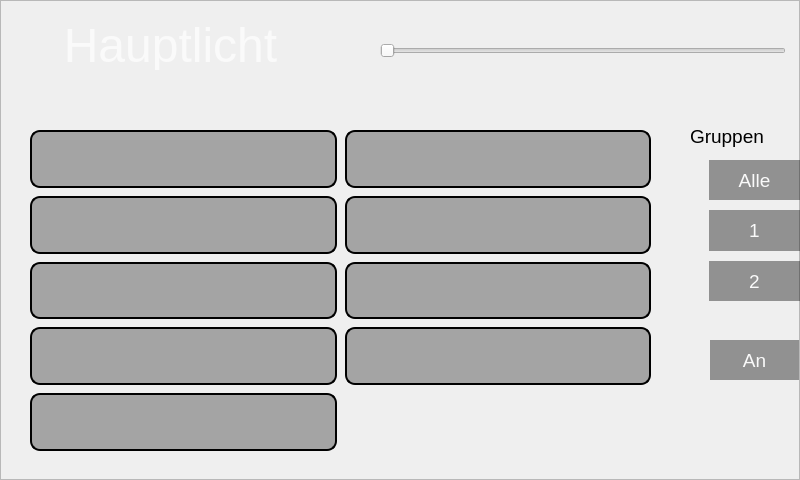
<?xml version="1.0" encoding="UTF-8"?>
<ui version="4.0">
 <class>EinstellungHauptlicht</class>
 <widget class="QDialog" name="EinstellungHauptlicht">
  <property name="geometry">
   <rect>
    <x>0</x>
    <y>0</y>
    <width>800</width>
    <height>480</height>
   </rect>
  </property>
  <property name="maximumSize">
   <size>
    <width>800</width>
    <height>480</height>
   </size>
  </property>
  <property name="windowTitle">
   <string>Dialog</string>
  </property>
  <property name="styleSheet">
   <string notr="true"/>
  </property>
  <widget class="QLabel" name="label">
   <property name="geometry">
    <rect>
     <x>0</x>
     <y>20</y>
     <width>341</width>
     <height>50</height>
    </rect>
   </property>
   <property name="font">
    <font>
     <pointsize>36</pointsize>
     <weight>50</weight>
     <bold>false</bold>
    </font>
   </property>
   <property name="styleSheet">
    <string notr="true">color:rgb(250,250,250);</string>
   </property>
   <property name="text">
    <string>Hauptlicht</string>
   </property>
   <property name="textFormat">
    <enum>Qt::PlainText</enum>
   </property>
   <property name="alignment">
    <set>Qt::AlignCenter</set>
   </property>
  </widget>
  <widget class="QWidget" name="verticalLayoutWidget">
   <property name="geometry">
    <rect>
     <x>709</x>
     <y>160</y>
     <width>91</width>
     <height>141</height>
    </rect>
   </property>
   <layout class="QVBoxLayout" name="verticalLayout">
    <property name="spacing">
     <number>10</number>
    </property>
    <item>
     <widget class="QPushButton" name="pushButton_alle">
      <property name="sizePolicy">
       <sizepolicy hsizetype="Expanding" vsizetype="Expanding">
        <horstretch>0</horstretch>
        <verstretch>0</verstretch>
       </sizepolicy>
      </property>
      <property name="font">
       <font>
        <pointsize>14</pointsize>
       </font>
      </property>
      <property name="focusPolicy">
       <enum>Qt::NoFocus</enum>
      </property>
      <property name="styleSheet">
       <string notr="true">border:none;
background-color:rgba(0,0,0,100);
color:rgb(250,250,250);</string>
      </property>
      <property name="text">
       <string>Alle</string>
      </property>
      <property name="checkable">
       <bool>true</bool>
      </property>
     </widget>
    </item>
    <item>
     <widget class="QPushButton" name="pushButton_Group1">
      <property name="sizePolicy">
       <sizepolicy hsizetype="Expanding" vsizetype="Expanding">
        <horstretch>0</horstretch>
        <verstretch>0</verstretch>
       </sizepolicy>
      </property>
      <property name="font">
       <font>
        <pointsize>14</pointsize>
       </font>
      </property>
      <property name="focusPolicy">
       <enum>Qt::NoFocus</enum>
      </property>
      <property name="styleSheet">
       <string notr="true">border:none;
background-color:rgba(0,0,0,100);
color:rgb(250,250,250);</string>
      </property>
      <property name="text">
       <string>1</string>
      </property>
      <property name="checkable">
       <bool>true</bool>
      </property>
     </widget>
    </item>
    <item>
     <widget class="QPushButton" name="pushButton_Group2">
      <property name="sizePolicy">
       <sizepolicy hsizetype="Expanding" vsizetype="Expanding">
        <horstretch>0</horstretch>
        <verstretch>0</verstretch>
       </sizepolicy>
      </property>
      <property name="font">
       <font>
        <pointsize>14</pointsize>
       </font>
      </property>
      <property name="focusPolicy">
       <enum>Qt::NoFocus</enum>
      </property>
      <property name="styleSheet">
       <string notr="true">border:none;
background-color:rgba(0,0,0,100);
color:rgb(250,250,250);</string>
      </property>
      <property name="text">
       <string>2</string>
      </property>
      <property name="checkable">
       <bool>true</bool>
      </property>
     </widget>
    </item>
   </layout>
  </widget>
  <widget class="QLabel" name="label_2">
   <property name="geometry">
    <rect>
     <x>690</x>
     <y>126</y>
     <width>81</width>
     <height>21</height>
    </rect>
   </property>
   <property name="font">
    <font>
     <pointsize>14</pointsize>
    </font>
   </property>
   <property name="text">
    <string>Gruppen</string>
   </property>
  </widget>
  <widget class="QPushButton" name="pushButton_back">
   <property name="geometry">
    <rect>
     <x>730</x>
     <y>410</y>
     <width>60</width>
     <height>60</height>
    </rect>
   </property>
   <property name="focusPolicy">
    <enum>Qt::NoFocus</enum>
   </property>
   <property name="styleSheet">
    <string notr="true">background-color:rgba(0,0,0,0);</string>
   </property>
   <property name="text">
    <string/>
   </property>
   <property name="icon">
    <iconset resource="bilder.qrc">
     <normaloff>:/bilder/Icons/arrow_left_icon.png</normaloff>:/bilder/Icons/arrow_left_icon.png</iconset>
   </property>
   <property name="iconSize">
    <size>
     <width>50</width>
     <height>50</height>
    </size>
   </property>
   <property name="flat">
    <bool>true</bool>
   </property>
  </widget>
  <widget class="QFrame" name="frame">
   <property name="geometry">
    <rect>
     <x>0</x>
     <y>100</y>
     <width>680</width>
     <height>380</height>
    </rect>
   </property>
   <property name="styleSheet">
    <string notr="true">background-image: url(:/bilder/Icons/back_grundriss.png);</string>
   </property>
   <property name="frameShape">
    <enum>QFrame::NoFrame</enum>
   </property>
   <property name="frameShadow">
    <enum>QFrame::Plain</enum>
   </property>
  </widget>
  <widget class="QWidget" name="gridLayoutWidget">
   <property name="geometry">
    <rect>
     <x>30</x>
     <y>130</y>
     <width>621</width>
     <height>321</height>
    </rect>
   </property>
   <property name="sizePolicy">
    <sizepolicy hsizetype="Expanding" vsizetype="Expanding">
     <horstretch>0</horstretch>
     <verstretch>0</verstretch>
    </sizepolicy>
   </property>
   <layout class="QGridLayout" name="gridLayout">
    <property name="spacing">
     <number>8</number>
    </property>
    <item row="1" column="0">
     <widget class="QPushButton" name="pushButton_2">
      <property name="sizePolicy">
       <sizepolicy hsizetype="Expanding" vsizetype="Expanding">
        <horstretch>0</horstretch>
        <verstretch>0</verstretch>
       </sizepolicy>
      </property>
      <property name="focusPolicy">
       <enum>Qt::NoFocus</enum>
      </property>
      <property name="styleSheet">
       <string notr="true">border: 2px solid black;
border-radius: 10px;
background-color:rgba(0,0,0,80);</string>
      </property>
      <property name="text">
       <string/>
      </property>
      <property name="checkable">
       <bool>true</bool>
      </property>
      <property name="flat">
       <bool>true</bool>
      </property>
     </widget>
    </item>
    <item row="3" column="0">
     <widget class="QPushButton" name="pushButton_4">
      <property name="sizePolicy">
       <sizepolicy hsizetype="Expanding" vsizetype="Expanding">
        <horstretch>0</horstretch>
        <verstretch>0</verstretch>
       </sizepolicy>
      </property>
      <property name="cursor">
       <cursorShape>ArrowCursor</cursorShape>
      </property>
      <property name="focusPolicy">
       <enum>Qt::NoFocus</enum>
      </property>
      <property name="styleSheet">
       <string notr="true">border: 2px solid black;
border-radius: 10px;
background-color:rgba(0,0,0,80);</string>
      </property>
      <property name="text">
       <string/>
      </property>
      <property name="checkable">
       <bool>true</bool>
      </property>
      <property name="flat">
       <bool>true</bool>
      </property>
     </widget>
    </item>
    <item row="0" column="0">
     <widget class="QPushButton" name="pushButton_1">
      <property name="sizePolicy">
       <sizepolicy hsizetype="Expanding" vsizetype="Expanding">
        <horstretch>0</horstretch>
        <verstretch>0</verstretch>
       </sizepolicy>
      </property>
      <property name="focusPolicy">
       <enum>Qt::NoFocus</enum>
      </property>
      <property name="styleSheet">
       <string notr="true">border: 2px solid black;
border-radius: 10px;
background-color:rgba(0,0,0,80);</string>
      </property>
      <property name="text">
       <string/>
      </property>
      <property name="checkable">
       <bool>true</bool>
      </property>
      <property name="flat">
       <bool>true</bool>
      </property>
     </widget>
    </item>
    <item row="4" column="0">
     <widget class="QPushButton" name="pushButton_5">
      <property name="sizePolicy">
       <sizepolicy hsizetype="Expanding" vsizetype="Expanding">
        <horstretch>0</horstretch>
        <verstretch>0</verstretch>
       </sizepolicy>
      </property>
      <property name="focusPolicy">
       <enum>Qt::NoFocus</enum>
      </property>
      <property name="styleSheet">
       <string notr="true">border: 2px solid black;
border-radius: 10px;
background-color:rgba(0,0,0,80);</string>
      </property>
      <property name="text">
       <string/>
      </property>
      <property name="checkable">
       <bool>true</bool>
      </property>
      <property name="flat">
       <bool>true</bool>
      </property>
     </widget>
    </item>
    <item row="2" column="0">
     <widget class="QPushButton" name="pushButton_3">
      <property name="sizePolicy">
       <sizepolicy hsizetype="Expanding" vsizetype="Expanding">
        <horstretch>0</horstretch>
        <verstretch>0</verstretch>
       </sizepolicy>
      </property>
      <property name="focusPolicy">
       <enum>Qt::NoFocus</enum>
      </property>
      <property name="styleSheet">
       <string notr="true">border: 2px solid black;
border-radius: 10px;
background-color:rgba(0,0,0,80);</string>
      </property>
      <property name="text">
       <string/>
      </property>
      <property name="checkable">
       <bool>true</bool>
      </property>
      <property name="flat">
       <bool>true</bool>
      </property>
     </widget>
    </item>
    <item row="0" column="1">
     <widget class="QPushButton" name="pushButton_6">
      <property name="sizePolicy">
       <sizepolicy hsizetype="Expanding" vsizetype="Expanding">
        <horstretch>0</horstretch>
        <verstretch>0</verstretch>
       </sizepolicy>
      </property>
      <property name="focusPolicy">
       <enum>Qt::NoFocus</enum>
      </property>
      <property name="styleSheet">
       <string notr="true">border: 2px solid black;
border-radius: 10px;
background-color:rgba(0,0,0,80);</string>
      </property>
      <property name="text">
       <string/>
      </property>
      <property name="checkable">
       <bool>true</bool>
      </property>
      <property name="flat">
       <bool>true</bool>
      </property>
     </widget>
    </item>
    <item row="1" column="1">
     <widget class="QPushButton" name="pushButton_7">
      <property name="sizePolicy">
       <sizepolicy hsizetype="Expanding" vsizetype="Expanding">
        <horstretch>0</horstretch>
        <verstretch>0</verstretch>
       </sizepolicy>
      </property>
      <property name="focusPolicy">
       <enum>Qt::NoFocus</enum>
      </property>
      <property name="styleSheet">
       <string notr="true">border: 2px solid black;
border-radius: 10px;
background-color:rgba(0,0,0,80);</string>
      </property>
      <property name="text">
       <string/>
      </property>
      <property name="checkable">
       <bool>true</bool>
      </property>
      <property name="flat">
       <bool>true</bool>
      </property>
     </widget>
    </item>
    <item row="2" column="1">
     <widget class="QPushButton" name="pushButton_8">
      <property name="sizePolicy">
       <sizepolicy hsizetype="Expanding" vsizetype="Expanding">
        <horstretch>0</horstretch>
        <verstretch>0</verstretch>
       </sizepolicy>
      </property>
      <property name="focusPolicy">
       <enum>Qt::NoFocus</enum>
      </property>
      <property name="styleSheet">
       <string notr="true">border: 2px solid black;
border-radius: 10px;
background-color:rgba(0,0,0,80);</string>
      </property>
      <property name="text">
       <string/>
      </property>
      <property name="checkable">
       <bool>true</bool>
      </property>
      <property name="flat">
       <bool>true</bool>
      </property>
     </widget>
    </item>
    <item row="3" column="1">
     <widget class="QPushButton" name="pushButton_9">
      <property name="sizePolicy">
       <sizepolicy hsizetype="Expanding" vsizetype="Expanding">
        <horstretch>0</horstretch>
        <verstretch>0</verstretch>
       </sizepolicy>
      </property>
      <property name="focusPolicy">
       <enum>Qt::NoFocus</enum>
      </property>
      <property name="styleSheet">
       <string notr="true">border: 2px solid black;
border-radius: 10px;
background-color:rgba(0,0,0,80);</string>
      </property>
      <property name="text">
       <string/>
      </property>
      <property name="checkable">
       <bool>true</bool>
      </property>
      <property name="flat">
       <bool>true</bool>
      </property>
     </widget>
    </item>
   </layout>
  </widget>
  <widget class="QFrame" name="frame_2">
   <property name="geometry">
    <rect>
     <x>0</x>
     <y>0</y>
     <width>800</width>
     <height>480</height>
    </rect>
   </property>
   <property name="styleSheet">
    <string notr="true">background-image: url(:/bilder/Icons/back_dark.png);</string>
   </property>
   <property name="frameShape">
    <enum>QFrame::StyledPanel</enum>
   </property>
   <property name="frameShadow">
    <enum>QFrame::Raised</enum>
   </property>
   <widget class="QSlider" name="horizontalSlider">
    <property name="geometry">
     <rect>
      <x>380</x>
      <y>20</y>
      <width>406</width>
      <height>61</height>
     </rect>
    </property>
    <property name="maximum">
     <number>255</number>
    </property>
    <property name="pageStep">
     <number>0</number>
    </property>
    <property name="orientation">
     <enum>Qt::Horizontal</enum>
    </property>
   </widget>
  </widget>
  <widget class="QPushButton" name="pushButton_AnAus">
   <property name="geometry">
    <rect>
     <x>710</x>
     <y>340</y>
     <width>89</width>
     <height>40</height>
    </rect>
   </property>
   <property name="sizePolicy">
    <sizepolicy hsizetype="Expanding" vsizetype="Expanding">
     <horstretch>0</horstretch>
     <verstretch>0</verstretch>
    </sizepolicy>
   </property>
   <property name="font">
    <font>
     <pointsize>14</pointsize>
    </font>
   </property>
   <property name="focusPolicy">
    <enum>Qt::NoFocus</enum>
   </property>
   <property name="styleSheet">
    <string notr="true">border:none;
background-color:rgba(0,0,0,100);
color:rgb(250,250,250);</string>
   </property>
   <property name="text">
    <string>An</string>
   </property>
   <property name="checkable">
    <bool>true</bool>
   </property>
  </widget>
  <zorder>frame_2</zorder>
  <zorder>frame</zorder>
  <zorder>label</zorder>
  <zorder>verticalLayoutWidget</zorder>
  <zorder>label_2</zorder>
  <zorder>pushButton_back</zorder>
  <zorder>gridLayoutWidget</zorder>
  <zorder>pushButton_AnAus</zorder>
 </widget>
 <resources>
  <include location="bilder.qrc"/>
 </resources>
 <connections/>
</ui>
